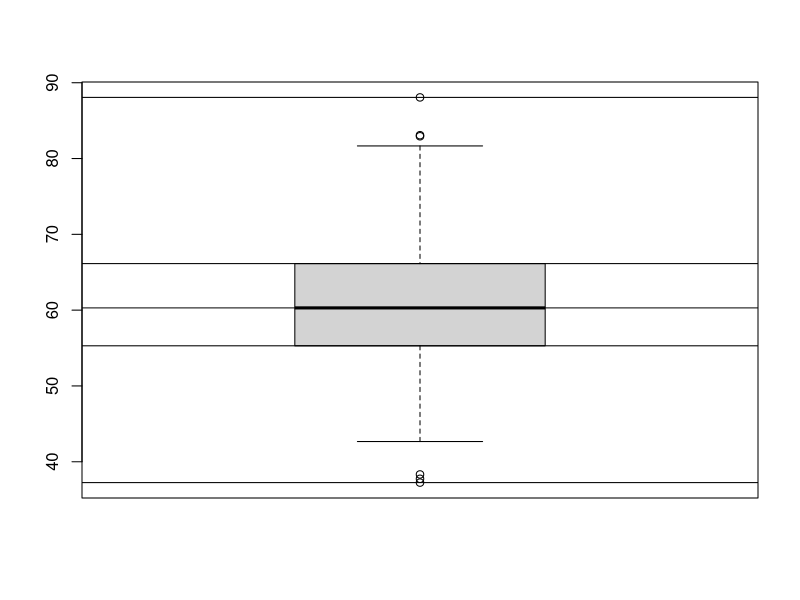
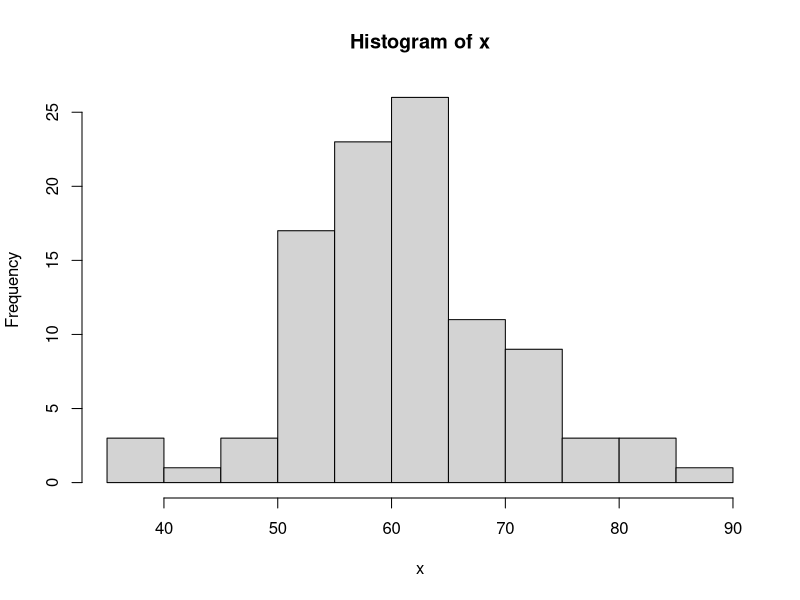
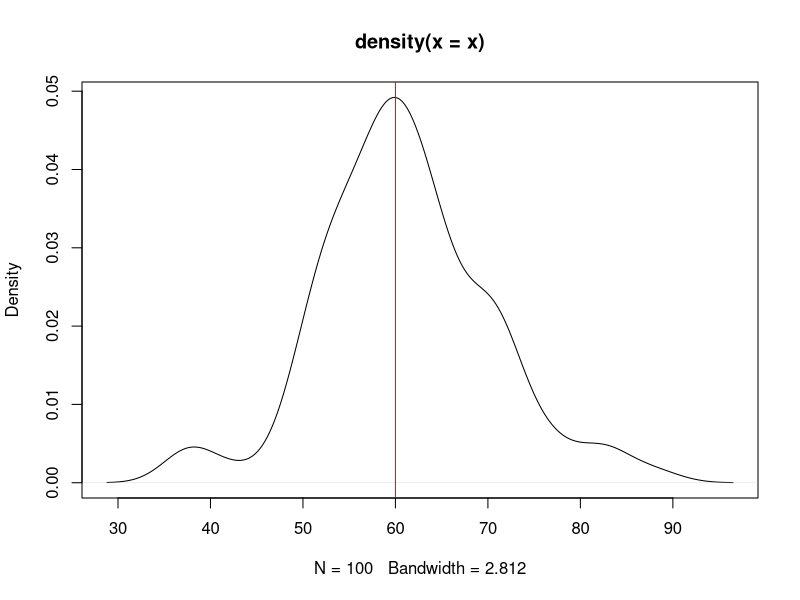

Here is the R script that generated these plots, in order:
signif(3.567334,4)
signif(3.567334,3)
floor(3.4)
ceiling(3.4)
trunc(3.99)
(x=rnorm(100,mean = 60,sd=10))
summary(x)
quantile(x)
quantile(x,seq(0,1,.1))#decile
quantile(x,seq(0,1,.01))#percentile
fivenum(x)
boxplot(x)
stem(x)
abline(h=fivenum(x))
hist(x)

plot(density(x))
abline(v=60,col='red')

